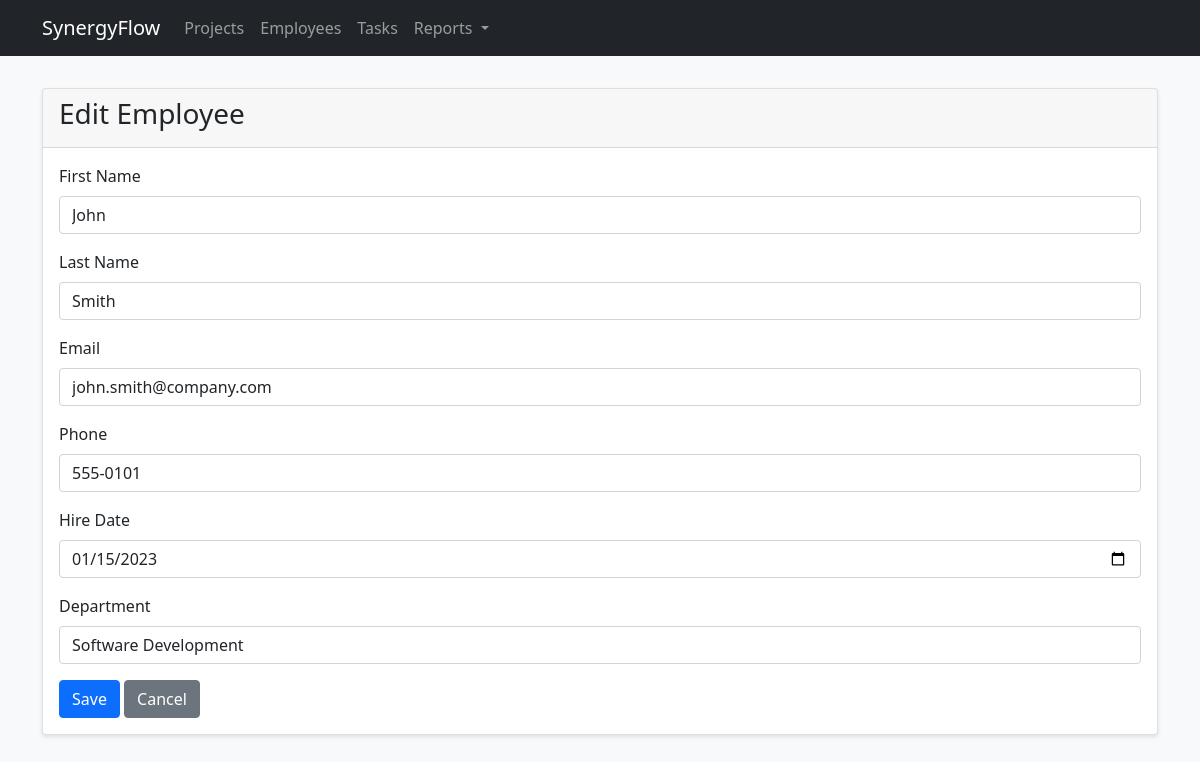
Page /employees/edit/1 on the committed database.
### tables this page shows
CREATE TABLE Employees (
    EmployeeID INTEGER PRIMARY KEY AUTOINCREMENT,
    FirstName TEXT NOT NULL,
    LastName TEXT NOT NULL,
    Email TEXT UNIQUE,
    Phone TEXT,
    HireDate DATE,
    DepartmentID INTEGER,
    FOREIGN KEY (DepartmentID) REFERENCES Departments(DepartmentID)
);

CREATE TABLE Departments (
    DepartmentID INTEGER PRIMARY KEY AUTOINCREMENT,
    DepartmentName TEXT NOT NULL,
    Location TEXT
);

### app.py (the view, shortened to what this page needs)
@app.route('/employees/edit/<int:id>', methods=['GET', 'POST'])
def employee_edit(id):
    db = get_db()
    employee = db.execute('SELECT * FROM Employees WHERE EmployeeID = ?', [id]).fetchone()
    departments = db.execute('SELECT * FROM Departments').fetchall()
    return render_template('employees/form.html', employee=employee, departments=departments)

### app.py (called while the page is built)
def get_db():
    db = sqlite3.connect(DATABASE)
    db.row_factory = sqlite3.Row
    return db

### templates/employees/form.html (shortened to what this page needs)
{% extends "layout.html" %}
{% block content %}
<div class="card">
    <div class="card-header">
        <h3>{{ 'Edit' if employee else 'New' }} Employee</h3>
    </div>
    <div class="card-body">
        <form method="POST">
            <div class="mb-3">
                <label for="first_name" class="form-label">First Name</label>
                <input type="text" class="form-control" id="first_name" name="first_name"
                       value="{{ employee.FirstName if employee else '' }}" required>
            </div>
            <div class="mb-3">
                <label for="last_name" class="form-label">Last Name</label>
                <input type="text" class="form-control" id="last_name" name="last_name"
                       value="{{ employee.LastName if employee else '' }}" required>
            </div>
            <div class="mb-3">
                <label for="email" class="form-label">Email</label>
                <input type="email" class="form-control" id="email" name="email"
                       value="{{ employee.Email if employee else '' }}">
            </div>
            <div class="mb-3">
                <label for="phone" class="form-label">Phone</label>
                <input type="tel" class="form-control" id="phone" name="phone"
                       value="{{ employee.Phone if employee else '' }}">
            </div>
            <div class="mb-3">
                <label for="hire_date" class="form-label">Hire Date</label>
                <input type="date" class="form-control" id="hire_date" name="hire_date"
                       value="{{ employee.HireDate if employee else '' }}">
            </div>
            <div class="mb-3">
                <label for="department_id" class="form-label">Department</label>
                <select class="form-control" id="department_id" name="department_id">
                    {% for dept in departments %}
                    <option value="{{ dept.DepartmentID }}"
                            {% if employee and employee.DepartmentID == dept.DepartmentID %}selected{% endif %}>
                        {{ dept.DepartmentName }}
                    </option>
                    {% endfor %}
                </select>
            </div>
            <button type="submit" class="btn btn-primary">Save</button>
            <a href="{{ url_for('employees') }}" class="btn btn-secondary">Cancel</a>
        </form>
    </div>
</div>
{% endblock %}

### static/css/style.css (style rules this page uses)
body { background-color: #f8f9fa; }
.card { margin-bottom: 1.5rem; box-shadow: 0 2px 4px rgba(0,0,0,0.1); }

### rows in the picture
Employees: first_name "John", last_name "Smith", email "john.smith@company.com", phone "555-0101", hire_date "01/15/2023", department_id "Software Development"

### other values in the picture
{{ 'Edit' if employee else 'New' }} "Edit"
